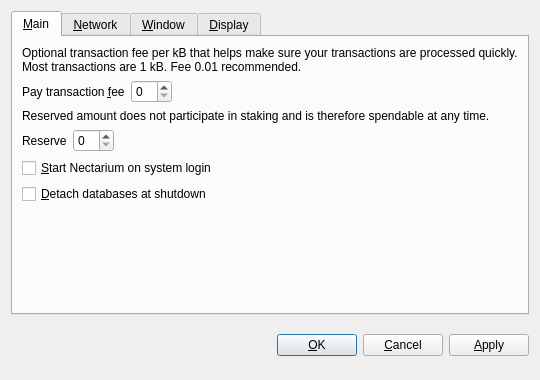
<?xml version="1.0" encoding="UTF-8"?>
<ui version="4.0">
 <class>OptionsDialog</class>
 <widget class="QDialog" name="OptionsDialog">
  <property name="geometry">
   <rect>
    <x>0</x>
    <y>0</y>
    <width>540</width>
    <height>380</height>
   </rect>
  </property>
  <property name="windowTitle">
   <string>Options</string>
  </property>
  <property name="modal">
   <bool>true</bool>
  </property>
  <layout class="QVBoxLayout" name="verticalLayout">
   <item>
    <widget class="QTabWidget" name="tabWidget">
     <property name="tabPosition">
      <enum>QTabWidget::North</enum>
     </property>
     <property name="currentIndex">
      <number>0</number>
     </property>
     <widget class="QWidget" name="tabMain">
      <attribute name="title">
       <string>&amp;Main</string>
      </attribute>
      <layout class="QVBoxLayout" name="verticalLayout_Main">
       <item>
        <widget class="QLabel" name="transactionFeeInfoLabel">
         <property name="text">
          <string>Optional transaction fee per kB that helps make sure your transactions are processed quickly. Most transactions are 1 kB. Fee 0.01 recommended.</string>
         </property>
         <property name="textFormat">
          <enum>Qt::PlainText</enum>
         </property>
         <property name="wordWrap">
          <bool>true</bool>
         </property>
        </widget>
       </item>
       <item>
        <layout class="QHBoxLayout" name="horizontalLayoutFee">
         <item>
          <widget class="QLabel" name="transactionFeeLabel">
           <property name="text">
            <string>Pay transaction &amp;fee</string>
           </property>
           <property name="textFormat">
            <enum>Qt::PlainText</enum>
           </property>
           <property name="buddy">
            <cstring>transactionFee</cstring>
           </property>
          </widget>
         </item>
         <item>
          <widget class="BitcoinAmountField" name="transactionFee"/>
         </item>
         <item>
          <spacer name="horizontalSpacerFee">
           <property name="orientation">
            <enum>Qt::Horizontal</enum>
           </property>
           <property name="sizeHint" stdset="0">
            <size>
             <width>40</width>
             <height>20</height>
            </size>
           </property>
          </spacer>
         </item>
        </layout>
       </item>
       <item>
        <widget class="QLabel" name="reserveBalanceInfoLabel">
         <property name="text">
          <string>Reserved amount does not participate in staking and is therefore spendable at any time.</string>
         </property>
         <property name="textFormat">
          <enum>Qt::PlainText</enum>
         </property>
         <property name="wordWrap">
          <bool>true</bool>
         </property>
        </widget>
       </item>
       <item>
        <layout class="QHBoxLayout" name="horizontalLayoutReserveBalance">
         <item>
          <widget class="QLabel" name="reserveBalanceLabel">
           <property name="text">
            <string>Reserve</string>
           </property>
           <property name="textFormat">
            <enum>Qt::PlainText</enum>
           </property>
           <property name="buddy">
            <cstring>reserveBalance</cstring>
           </property>
          </widget>
         </item>
         <item>
          <widget class="BitcoinAmountField" name="reserveBalance"/>
         </item>
         <item>
          <spacer name="horizontalSpacerReserveBalance">
           <property name="orientation">
            <enum>Qt::Horizontal</enum>
           </property>
           <property name="sizeHint" stdset="0">
            <size>
             <width>40</width>
             <height>20</height>
            </size>
           </property>
          </spacer>
         </item>
        </layout>
       </item>
       <item>
        <widget class="QCheckBox" name="bitcoinAtStartup">
         <property name="toolTip">
          <string>Automatically start Nectarium after logging in to the system.</string>
         </property>
         <property name="text">
          <string>&amp;Start Nectarium on system login</string>
         </property>
        </widget>
       </item>
       <item>
        <widget class="QCheckBox" name="detachDatabases">
         <property name="toolTip">
          <string>Detach block and address databases at shutdown. This means they can be moved to another data directory, but it slows down shutdown. The wallet is always detached.</string>
         </property>
         <property name="text">
          <string>&amp;Detach databases at shutdown</string>
         </property>
        </widget>
       </item>
       <item>
        <spacer name="verticalSpacer_Main">
         <property name="orientation">
          <enum>Qt::Vertical</enum>
         </property>
         <property name="sizeHint" stdset="0">
          <size>
           <width>20</width>
           <height>40</height>
          </size>
         </property>
        </spacer>
       </item>
      </layout>
     </widget>
     <widget class="QWidget" name="tabNetwork">
      <attribute name="title">
       <string>&amp;Network</string>
      </attribute>
      <layout class="QVBoxLayout" name="verticalLayout_Network">
       <item>
        <widget class="QCheckBox" name="mapPortUpnp">
         <property name="toolTip">
          <string>Automatically open the Nectarium client port on the router. This only works when your router supports UPnP and it is enabled.</string>
         </property>
         <property name="text">
          <string>Map port using &amp;UPnP</string>
         </property>
        </widget>
       </item>
       <item>
        <widget class="QCheckBox" name="connectSocks">
         <property name="toolTip">
          <string>Connect to the Nectarium network through a SOCKS proxy (e.g. when connecting through Tor).</string>
         </property>
         <property name="text">
          <string>&amp;Connect through SOCKS proxy:</string>
         </property>
        </widget>
       </item>
       <item>
        <layout class="QHBoxLayout" name="horizontalLayout_Network">
         <item>
          <widget class="QLabel" name="proxyIpLabel">
           <property name="text">
            <string>Proxy &amp;IP:</string>
           </property>
           <property name="textFormat">
            <enum>Qt::PlainText</enum>
           </property>
           <property name="buddy">
            <cstring>proxyIp</cstring>
           </property>
          </widget>
         </item>
         <item>
          <widget class="QValidatedLineEdit" name="proxyIp">
           <property name="maximumSize">
            <size>
             <width>140</width>
             <height>16777215</height>
            </size>
           </property>
           <property name="toolTip">
            <string>IP address of the proxy (e.g. 127.0.0.1)</string>
           </property>
          </widget>
         </item>
         <item>
          <widget class="QLabel" name="proxyPortLabel">
           <property name="text">
            <string>&amp;Port:</string>
           </property>
           <property name="textFormat">
            <enum>Qt::PlainText</enum>
           </property>
           <property name="buddy">
            <cstring>proxyPort</cstring>
           </property>
          </widget>
         </item>
         <item>
          <widget class="QLineEdit" name="proxyPort">
           <property name="maximumSize">
            <size>
             <width>55</width>
             <height>16777215</height>
            </size>
           </property>
           <property name="toolTip">
            <string>Port of the proxy (e.g. 9050)</string>
           </property>
          </widget>
         </item>
         <item>
          <widget class="QLabel" name="socksVersionLabel">
           <property name="text">
            <string>SOCKS &amp;Version:</string>
           </property>
           <property name="textFormat">
            <enum>Qt::PlainText</enum>
           </property>
           <property name="buddy">
            <cstring>socksVersion</cstring>
           </property>
          </widget>
         </item>
         <item>
          <widget class="QValueComboBox" name="socksVersion">
           <property name="toolTip">
            <string>SOCKS version of the proxy (e.g. 5)</string>
           </property>
          </widget>
         </item>
         <item>
          <spacer name="horizontalSpacer_Network">
           <property name="orientation">
            <enum>Qt::Horizontal</enum>
           </property>
           <property name="sizeHint" stdset="0">
            <size>
             <width>40</width>
             <height>20</height>
            </size>
           </property>
          </spacer>
         </item>
        </layout>
       </item>
       <item>
        <spacer name="verticalSpacer_Network">
         <property name="orientation">
          <enum>Qt::Vertical</enum>
         </property>
         <property name="sizeHint" stdset="0">
          <size>
           <width>20</width>
           <height>40</height>
          </size>
         </property>
        </spacer>
       </item>
      </layout>
     </widget>
     <widget class="QWidget" name="tabWindow">
      <attribute name="title">
       <string>&amp;Window</string>
      </attribute>
      <layout class="QVBoxLayout" name="verticalLayout_Window">
       <item>
        <widget class="QCheckBox" name="minimizeToTray">
         <property name="toolTip">
          <string>Show only a tray icon after minimizing the window.</string>
         </property>
         <property name="text">
          <string>&amp;Minimize to the tray instead of the taskbar</string>
         </property>
        </widget>
       </item>
       <item>
        <widget class="QCheckBox" name="minimizeOnClose">
         <property name="toolTip">
          <string>Minimize instead of exit the application when the window is closed. When this option is enabled, the application will be closed only after selecting Quit in the menu.</string>
         </property>
         <property name="text">
          <string>M&amp;inimize on close</string>
         </property>
        </widget>
       </item>
       <item>
        <spacer name="verticalSpacer_Window">
         <property name="orientation">
          <enum>Qt::Vertical</enum>
         </property>
         <property name="sizeHint" stdset="0">
          <size>
           <width>20</width>
           <height>40</height>
          </size>
         </property>
        </spacer>
       </item>
      </layout>
     </widget>
     <widget class="QWidget" name="tabDisplay">
      <attribute name="title">
       <string>&amp;Display</string>
      </attribute>
      <layout class="QVBoxLayout" name="verticalLayout_Display">
       <item>
        <layout class="QHBoxLayout" name="horizontalLayout_1_Display">
         <item>
          <widget class="QLabel" name="langLabel">
           <property name="text">
            <string>User Interface &amp;language:</string>
           </property>
           <property name="textFormat">
            <enum>Qt::PlainText</enum>
           </property>
           <property name="buddy">
            <cstring>lang</cstring>
           </property>
          </widget>
         </item>
         <item>
          <widget class="QValueComboBox" name="lang">
           <property name="toolTip">
            <string>The user interface language can be set here. This setting will take effect after restarting Nectarium.</string>
           </property>
          </widget>
         </item>
        </layout>
       </item>
       <item>
        <layout class="QHBoxLayout" name="horizontalLayout_2_Display">
         <item>
          <widget class="QLabel" name="unitLabel">
           <property name="text">
            <string>&amp;Unit to show amounts in:</string>
           </property>
           <property name="textFormat">
            <enum>Qt::PlainText</enum>
           </property>
           <property name="buddy">
            <cstring>unit</cstring>
           </property>
          </widget>
         </item>
         <item>
          <widget class="QValueComboBox" name="unit">
           <property name="toolTip">
            <string>Choose the default subdivision unit to show in the interface and when sending coins.</string>
           </property>
          </widget>
         </item>
        </layout>
       </item>
       <item>
        <widget class="QCheckBox" name="displayAddresses">
         <property name="toolTip">
          <string>Whether to show Nectarium addresses in the transaction list or not.</string>
         </property>
         <property name="text">
          <string>&amp;Display addresses in transaction list</string>
         </property>
        </widget>
       </item>
       <item>
        <widget class="QCheckBox" name="coinControlFeatures">
         <property name="toolTip">
          <string>Whether to show coin control features or not.</string>
         </property>
         <property name="text">
          <string>Display coin &amp;control features (experts only!)</string>
         </property>
        </widget>
       </item>
       <item>
        <spacer name="verticalSpacer_Display">
         <property name="orientation">
          <enum>Qt::Vertical</enum>
         </property>
         <property name="sizeHint" stdset="0">
          <size>
           <width>20</width>
           <height>40</height>
          </size>
         </property>
        </spacer>
       </item>
      </layout>
     </widget>
    </widget>
   </item>
   <item>
    <layout class="QHBoxLayout" name="horizontalLayout_Buttons">
     <item>
      <spacer name="horizontalSpacer_1">
       <property name="orientation">
        <enum>Qt::Horizontal</enum>
       </property>
       <property name="sizeHint" stdset="0">
        <size>
         <width>40</width>
         <height>48</height>
        </size>
       </property>
      </spacer>
     </item>
     <item>
      <widget class="QLabel" name="statusLabel">
       <property name="font">
        <font>
         <weight>75</weight>
         <bold>true</bold>
        </font>
       </property>
       <property name="text">
        <string/>
       </property>
       <property name="textFormat">
        <enum>Qt::PlainText</enum>
       </property>
       <property name="wordWrap">
        <bool>true</bool>
       </property>
      </widget>
     </item>
     <item>
      <spacer name="horizontalSpacer_2">
       <property name="orientation">
        <enum>Qt::Horizontal</enum>
       </property>
       <property name="sizeHint" stdset="0">
        <size>
         <width>40</width>
         <height>48</height>
        </size>
       </property>
      </spacer>
     </item>
     <item>
      <widget class="QPushButton" name="okButton">
       <property name="text">
        <string>&amp;OK</string>
       </property>
      </widget>
     </item>
     <item>
      <widget class="QPushButton" name="cancelButton">
       <property name="text">
        <string>&amp;Cancel</string>
       </property>
       <property name="autoDefault">
        <bool>false</bool>
       </property>
      </widget>
     </item>
     <item>
      <widget class="QPushButton" name="applyButton">
       <property name="text">
        <string>&amp;Apply</string>
       </property>
       <property name="autoDefault">
        <bool>false</bool>
       </property>
      </widget>
     </item>
    </layout>
   </item>
  </layout>
 </widget>
 <customwidgets>
  <customwidget>
   <class>BitcoinAmountField</class>
   <extends>QSpinBox</extends>
   <header>bitcoinamountfield.h</header>
  </customwidget>
  <customwidget>
   <class>QValueComboBox</class>
   <extends>QComboBox</extends>
   <header>qvaluecombobox.h</header>
  </customwidget>
  <customwidget>
   <class>QValidatedLineEdit</class>
   <extends>QLineEdit</extends>
   <header>qvalidatedlineedit.h</header>
  </customwidget>
 </customwidgets>
 <resources/>
 <connections/>
</ui>
